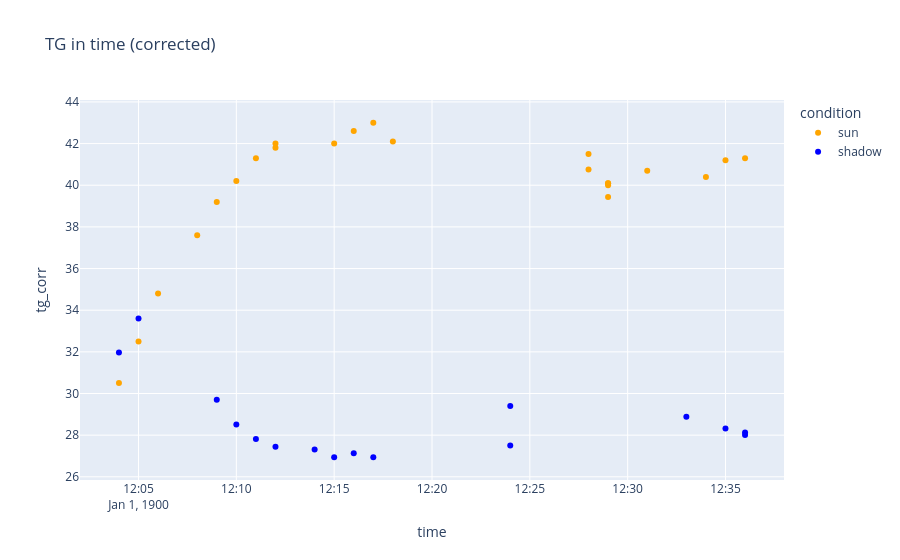

Write notebook code for a chart like this one.
### Code cell
import plotly.express as px
import pandas as pd

# Convert time to datetime
df["time"] = pd.to_datetime(df["time"], format="%H:%M")

fig = px.scatter(
    df,
    x="time",
    y="tg_corr",
    color="condition",
    color_discrete_map={
        "sun": "orange",
        "shadow": "blue"
    },
    hover_data=["TG", "tg_corr", "wind"],
    title="TG in time (corrected)"
)

fig.show()

### Figure 1 — Plotly figure (JSON) as saved in the notebook; plotly's stock layout.template omitted (floating-point values rounded to 4 significant figures)
{"data": [{"customdata": [[30.5, NaN], [32.5, NaN], [34.8, NaN], [37.6, 0.0], [39.2, 0.0], [40.2, 0.0], [41.3, 0.4], [42.0, 0.0], [41.8, 0.0], [42.0, 0.0], [42.6, 0.7], [43.0, 0.0], [42.1, 0.0], [49.4, 0.0], [41.5, 0.0], [48.2, 0.0], [40.1, 0.0], [47.3, 0.2], [40.1, 0.2], [40.7, 0.0], [40.4, 0.3], [41.2, 0.0], [41.3, 0.0]], "hovertemplate": "condition=sun<br>time=%{x}<br>tg_corr=%{y}<br>TG=%{customdata[0]}<br>wind=%{customdata[1]}<extra></extra>", "legendgroup": "sun", "marker": {"color": "orange", "symbol": "circle"}, "mode": "markers", "name": "sun", "orientation": "v", "showlegend": true, "type": "scatter", "x": ["1900-01-01T12:04:00.000000000", "1900-01-01T12:05:00.000000000", "1900-01-01T12:06:00.000000000", "1900-01-01T12:08:00.000000000", "1900-01-01T12:09:00.000000000", "1900-01-01T12:10:00.000000000", "1900-01-01T12:11:00.000000000", "1900-01-01T12:12:00.000000000", "1900-01-01T12:12:00.000000000", "1900-01-01T12:15:00.000000000", "1900-01-01T12:16:00.000000000", "1900-01-01T12:17:00.000000000", "1900-01-01T12:18:00.000000000", "1900-01-01T12:28:00.000000000", "1900-01-01T12:28:00.000000000", "1900-01-01T12:29:00.000000000", "1900-01-01T12:29:00.000000000", "1900-01-01T12:29:00.000000000", "1900-01-01T12:29:00.000000000", "1900-01-01T12:31:00.000000000", "1900-01-01T12:34:00.000000000", "1900-01-01T12:35:00.000000000", "1900-01-01T12:36:00.000000000"], "xaxis": "x", "y": [30.5, 32.5, 34.8, 37.6, 39.2, 40.2, 41.3, 42.0, 41.8, 42.0, 42.6, 43.0, 42.1, 40.76, 41.5, 40.0, 40.1, 39.44, 40.1, 40.7, 40.4, 41.2, 41.3], "yaxis": "y"}, {"customdata": [[35.4, NaN], [33.6, NaN], [31.8, 0.3], [29.9, 0.5], [28.8, 0.0], [28.2, 0.0], [28.0, 0.0], [27.4, 0.0], [27.7, 0.0], [27.4, 0.0], [28.3, 0.0], [29.4, 0.0], [30.5, 0.0], [29.6, 0.0], [29.3, 0.2], [29.1, 0.0]], "hovertemplate": "condition=shadow<br>time=%{x}<br>tg_corr=%{y}<br>TG=%{customdata[0]}<br>wind=%{customdata[1]}<extra></extra>", "legendgroup": "shadow", "marker": {"color": "blue", "symbol": "circle"}, "mode": "markers", "name": "shadow", "orientation": "v", "showlegend": true, "type": "scatter", "x": ["1900-01-01T12:04:00.000000000", "1900-01-01T12:05:00.000000000", "1900-01-01T12:09:00.000000000", "1900-01-01T12:10:00.000000000", "1900-01-01T12:11:00.000000000", "1900-01-01T12:12:00.000000000", "1900-01-01T12:14:00.000000000", "1900-01-01T12:15:00.000000000", "1900-01-01T12:16:00.000000000", "1900-01-01T12:17:00.000000000", "1900-01-01T12:24:00.000000000", "1900-01-01T12:24:00.000000000", "1900-01-01T12:33:00.000000000", "1900-01-01T12:35:00.000000000", "1900-01-01T12:36:00.000000000", "1900-01-01T12:36:00.000000000"], "xaxis": "x", "y": [31.96, 33.6, 29.7, 28.51, 27.82, 27.44, 27.32, 26.94, 27.13, 26.94, 27.5, 29.4, 28.89, 28.32, 28.13, 28.01], "yaxis": "y"}], "layout": {"legend": {"title": {"text": "condition"}, "tracegroupgap": 0}, "title": {"text": "TG in time (corrected)"}, "xaxis": {"anchor": "y", "domain": [0, 1], "title": {"text": "time"}}, "yaxis": {"anchor": "x", "domain": [0, 1], "title": {"text": "tg_corr"}}}}
